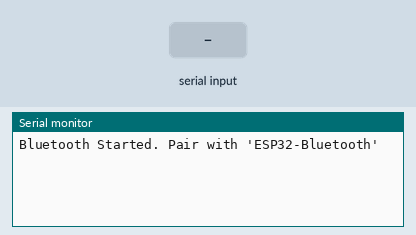
Recording of a sketch running on a simulated ESP32. Shown: the last lines printed to the serial monitor. The test bench sets the inputs (shaded band). Nothing arrives over Bluetooth unless stated.

Above: at 1.2 s.
1.3 s: "1\n" received over the second serial link
At 1.8 s:
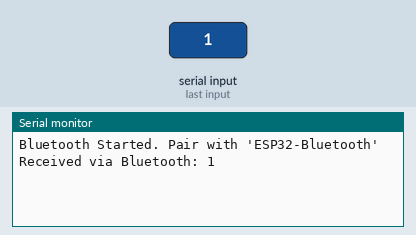
2.8 s: "0\n" received over the second serial link
At 4.0 s:
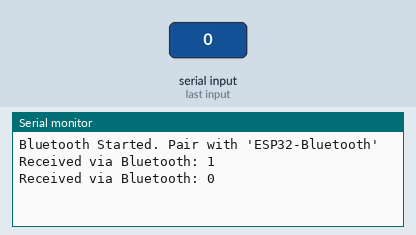
4.3 s: "2\n" received over the second serial link
At 5.3 s:
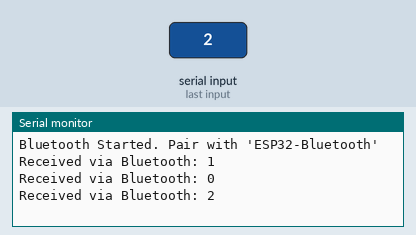

Measured:
- after the input at 1.3 s, the serial monitor: prints a new line at once (image 1)
- after the input at 2.8 s, the serial monitor: prints a new line at once (image 2)
- after the input at 4.3 s, the serial monitor: prints a new line at once (image 3)

The sketch:

bluetooth.ino
```cpp
#include "BluetoothSerial.h"

BluetoothSerial SerialBT;  // Create Bluetooth Serial object

void setup() {
  Serial.begin(115200);              // Serial monitor
  SerialBT.begin("ESP32-Bluetooth"); // Bluetooth device name

  Serial.println("Bluetooth Started. Pair with 'ESP32-Bluetooth'");
  SerialBT.println("ESP32 Bluetooth Test: Ready to receive");
}

void loop() {
  // Check if Bluetooth received data
  if (SerialBT.available()) {
    String received = SerialBT.readStringUntil('\n');
    Serial.print("Received via Bluetooth: ");
    Serial.println(received);

    // Echo back to sender
    SerialBT.print("Echo: ");
    SerialBT.println(received);
  }

  // Optional: also send a heartbeat message every 10 seconds
  static unsigned long lastMsg = 0;
  if (millis() - lastMsg > 10000) {
    SerialBT.println("ESP32 is alive...");
    lastMsg = millis();
  }
}
```
